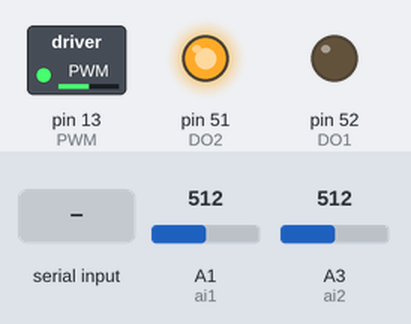
Bench run of a sketch on a simulated Arduino Mega 2560, built with avr-gcc and run on an emulated ATmega2560. On the bench: switched loads named in the sketch (green lamp = pin HIGH), output pins drawn as LEDs (lit = HIGH). The test bench sets the inputs (shaded band); at power-on: A1 (ai1) = 512, A3 (ai2) = 512. What the sketch prints to the serial monitor is not drawn.

Above: at 1.2 s.
1.3 s: "o50,20,0.5\n" received over Serial
At 1.91 s:
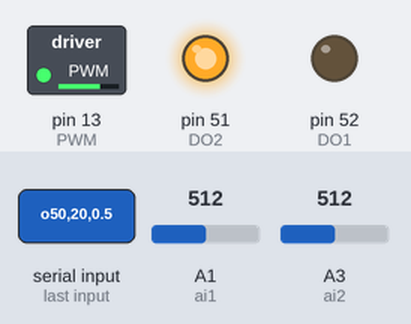
4.3 s: "e\n" received over Serial
At 6.91 s:
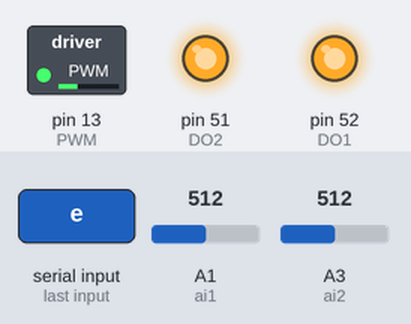
7.3 s: "c90\n" received over Serial
8.8 s: "d\n" received over Serial
At 9.2 s:
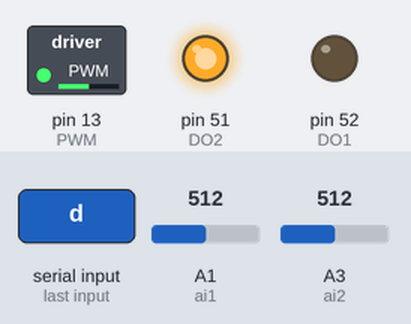
10.3 s: "c,45\n" received over Serial
At 11.6 s:
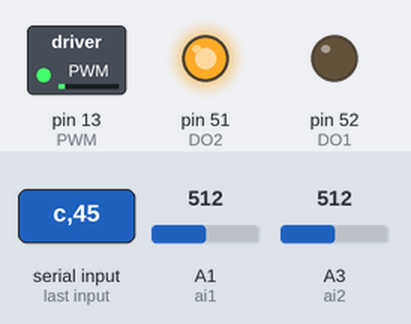
Timing chart, 0 to 13.3 s (numbered marks = the images above; inputs shaded):
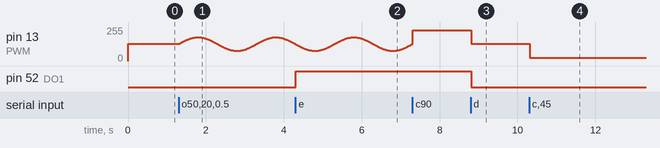

The sketch:

PWM_full_v4.ino
```cpp
// =====================================================================
// PWM_full_v4.ino -- Chipiron Arduino Mega firmware (v4). /!\  LORA not tested.
// v4: new command r<mean>,<amp0>,<amp1>,<freq>,<T>[,<shape>] = continuous amplitude sweep (see below);
//     command buffers enlarged from 32 to 64 characters.
//     TUNABLE telemetry rate: #define TELEM_PERIOD_MS below (250 = old 4 Hz, 10 = 100 Hz). One 4-byte frame per period,
//     b2 bit 7 = start-of-frame flag, so the PC decodes ANY period from the bytes alone. Type the same number in
//     chipiron_session_v6.py (asked at start) / chipiron_decode_v4.py (TELEM_PERIOD_MS).
//
// One firmware, two modes chosen at run time (no re-upload needed):
//   mc -> CONSTANT mode    accepts c<duty>; rest duty 10 %  (0 rpm with a UNIPOLAR ESCON config:
//                          10 % -> 0 rpm, 90 % -> +R rpm)
//   mo -> OSCILLATION mode accepts c<duty>, o<mean>,<amp>,<freq>; rest duty 50 %
//                          (0 rpm with the BIPOLAR ESCON config: 10 % -> -R, 50 % -> 0, 90 % -> +R rpm,
//                          e.g. parameters_Sep26.edc with R = 800)
// !! The ESCON configuration must match the mode, otherwise the rest duty does NOT give 0 rpm.
//
// START
//     - START_ENABLED 0: at power-up / reset the ESCON enable line (DO1) is LOW (motor disabled, coasting);
//     - DEFAULT_MODE is MODE_OSCILLATION (bipolar, the current .edc);
//     - sending "mc" or "mo" selects the mode, writes its rest duty and THEN enables the motor (arming);
//     - "e" enables without changing mode (use only if you know the duty/mode are right).
//
// Commands (text, from USB serial = the phone, e.g. /usb-cmd/mo, and/or from LoRa):
//   mc | mo                 select mode (constant / oscillation), go to its rest duty, enable the motor
//   c<duty>                 constant duty in %, decimals accepted, e.g. c50  c60.5   (both modes)
//   o<mean>,<amp>,<freq>    sine: duty in %, freq in Hz, e.g. o50,20,0.5      (oscillation mode only)
//   r<mean>,<amp0>,<amp1>,<freq>,<T>[,<shape>]
//                           continuous amplitude sweep (oscillation mode only): sine of frequency <freq> Hz around
//                           <mean> % whose amplitude goes from <amp0> % to <amp1> % in <T> seconds, computed at
//                           100 Hz (shape 0 = linear (default), 1 = geometric/log, needs amp0, amp1 > 0).
//                           After T the sine keeps running at <amp1> until x / c / o. Invalid values: ignored.
//                           e.g. r50.00,2.50,30.00,0.1000,600.0,1
//   x                       stop: back to the rest duty of the current mode (both modes)
//   e                       enable the ESCON (DO1 HIGH)
//   d                       disable the ESCON: duty back to rest, then DO1 LOW (motor coasts, NO braking:
//                           send x and wait for the ramp first if you want a controlled stop)
//   Examples:  mo   c60.0   o50.00,20.00,0.2000   r50,2.5,30,0.1,600,1   x   d   e
//
// Telemetry (USB serial): ONE 4-byte frame every TELEM_PERIOD_MS ms (see the define above):
//   b1 = ADC(A1) & 0xFF, b2 = (ADC(A1) >> 4) | 0x80, b3 = ADC(A2) & 0xFF, b4 = ADC(A2) >> 4
//   bit 7 of b2 = START-OF-FRAME FLAG (b2 itself is < 64), so the PC finds the frames from the bytes alone,
//   whatever the period.  decode: adc = ((b2 & 0x7F) << 4) | (b1 & 0x0F)     (see chipiron_decode_v4.py)
//   (files recorded with the old firmware have no flag: chipiron_decode_v4.py recognises them automatically)
//   A1 = ESCON AO1, A2 = ESCON AO2. With the .edc files used so far AO1 = actual SPEED, AO2 = actual CURRENT.
//
// Resolution: analogWrite is 8 bit -> duty steps of 100/255 = 0.39 % (~7.8 rpm with 20 rpm/%).
//
// Pins: PWM 13 -> ESCON digital input 1 (PWM set value), DO1 52 -> ESCON digital input 2 (enable),
//       DO2 51 -> direction (ignored by the ESCON as configured), A1 / A2 <- ESCON analog outputs.
// Used with: chipiron_session_v6.py, chipiron_run_v4.py, chipiron_oscillate_v4.py, chipiron_amp_sweep_v4.py, mobile_v3.py (usb ...).
// =====================================================================

// ---------------- user switches ----------------
#define MODE_CONSTANT    0
#define MODE_OSCILLATION 1
#define DEFAULT_MODE MODE_OSCILLATION  // mode at power-up / reset: bipolar (current .edc); change with "mc" / "mo"
#define START_ENABLED 0     // 0 = ESCON disabled (DO1 LOW) until "mc" / "mo" / "e" is received; 1 = enabled at boot
#define USE_LORA 0          // 1 = also accept commands received by a Grove LoRa module on Serial1
#define LORA_ID_MOTOR  2    // this board's id in LoRa frames
#define LORA_ID_LAPTOP 1    // id of the laptop-side bridge (lora_tx_bridge.ino)
#define USE_ACK 1           // 1 = send an acknowledgement frame after each LoRa command
#define REST_DUTY_CONST 10.0   // constant mode: duty (%) giving 0 rpm for the unipolar mapping
#define REST_DUTY_OSC   50.0   // oscillation mode: duty (%) giving 0 rpm for bipolar config
#define TELEM_PERIOD_MS 10     // telemetry period [ms]: 250 = 4 Hz (old rate), 10 = 100 Hz, 5 = 200 Hz. Minimum 2.
                               // >>> use the SAME number in chipiron_session_v6.py / chipiron_decode_v4.py <<<
#if TELEM_PERIOD_MS < 2
  #error "TELEM_PERIOD_MS must be >= 2 ms (4 bytes at 115200 baud + 2 analogRead need ~1 ms)"
#endif
// -----------------------------------------------

#include <math.h>
#include <stdlib.h>
#include <string.h>
#include <stdio.h>

#if USE_LORA
  #include <RH_RF95.h>                        // Grove LoRa library used in the BoxCo files
  RH_RF95<HardwareSerial> rf95(Serial1);      // Mega: Serial1 = pins 18 (TX1) / 19 (RX1)
  #define LORA_HEADER "HCHIP"                 // different from BoxCo's "HBXCO" on purpose
  #define LORA_ENDER  "ECHIP"
  #define LORA_FRAMES_BEFORE_REINIT 10        // BoxCo_Server re-inits the module every 10 frames
  uint8_t loraFrames = 0;
  bool loraOK = false;
  unsigned long lastLoraTry = 0;
#endif

#define PWM 13               // PWM output -> ESCON digital input 1 (PWM set value)
#define DO1 52               // ESCON enable (digital input 2)
#define DO2 51               // direction pin (ignored by ESCON as configured)

const int ai1 = A1;          // first analog telemetry channel (ESCON AO1 = actual speed in our .edc files)
const int ai2 = A3;          // second analog telemetry channel (ESCON AO2 = actual current in our .edc files)
// Wiring: A1 <- AO1 (speed), A2 <- AO2 (current), functions as set in the .edc (checked 2026-11-08 on recorded data; re-check if rewired).

const float DUTY_MIN = 10.0; // ESCON PWM input only accepts 10..90 %
const float DUTY_MAX = 90.0;

// ---- mode state ----
uint8_t mode = DEFAULT_MODE;
float restDuty = (DEFAULT_MODE == MODE_CONSTANT) ? REST_DUTY_CONST : REST_DUTY_OSC;
bool motorEnabled = (START_ENABLED != 0);   // "e" / "d" / "mc" / "mo" commands; DO1 follows this flag

// ---- wave state ----
float meanDuty = restDuty;   // %
float ampDuty  = 0.0;        // %
float freqHz   = 0.0;        // Hz
float phase    = 0.0;        // rad
unsigned long lastWave = 0;

// ---- amplitude sweep state (command r) ----
bool  sweepActive = false;
float sweepA0 = 0.0, sweepA1 = 0.0;   // start / end amplitude (% duty)
float sweepDur = 1.0;                 // s
float sweepT = 0.0;                   // s elapsed since the r command
bool  sweepLog = false;
const unsigned long WAVE_PERIOD_MS = 10;     // duty updated at 100 Hz

// ---- telemetry (non-blocking timing, one frame per TELEM_PERIOD_MS) ----
unsigned long telemT0 = 0;

void writeDuty(float duty) {
  duty = constrain(duty, DUTY_MIN, DUTY_MAX);
  analogWrite(PWM, (int)(duty * 255.0 / 100.0 + 0.5));   // ~0.39 % resolution
}

void clampWave() {
  meanDuty = constrain(meanDuty, DUTY_MIN, DUTY_MAX);
  float room = min(meanDuty - DUTY_MIN, DUTY_MAX - meanDuty);
  ampDuty = constrain(ampDuty, 0.0, room);   // mean +/- amp must stay inside 10..90 %
  if (freqHz < 0) freqHz = 0;
}

// Select the mode and go back to its rest duty.
void setMode(uint8_t m) {
  mode = m;
  restDuty = (mode == MODE_CONSTANT) ? REST_DUTY_CONST : REST_DUTY_OSC;
  meanDuty = restDuty;
  ampDuty = 0.0;
  freqHz = 0.0;
  phase = 0.0;
  sweepActive = false;
  clampWave();
}

// Execute one command string such as "mo", "c50", "o50,20,0.5", "x", "e" or "d".
void applyCommand(char *s) {
  // Strip trailing newline or carriage return characters safely
  int len = strlen(s);
  while (len > 0 && (s[len - 1] == '\r' || s[len - 1] == '\n')) {
    s[len - 1] = '\0';
    len--;
  }

  // Tolerate URL-encoded commas ("%2C") if the phone server doesn't decode them
  char *p;
  while ((p = strstr(s, "%2C")) != NULL || (p = strstr(s, "%2c")) != NULL) {
    *p = ',';
    memmove(p + 1, p + 3, strlen(p + 3) + 1);
  }

  if (s[0] == 'm') {
    if (s[1] == 'c' || s[1] == 'o') {
      setMode(s[1] == 'c' ? MODE_CONSTANT : MODE_OSCILLATION);
      writeDuty(restDuty);               // rest duty on the PWM pin BEFORE the ESCON is enabled
      motorEnabled = true;               // arming: the mode is now known
    }
  }
  else if (s[0] == 'c') {
    sweepActive = false;
    meanDuty = atof(s + 1);
    ampDuty = 0.0;
    freqHz = 0.0;
    clampWave();
  }
  else if (s[0] == 'o' && mode == MODE_OSCILLATION) {   // ignored in constant mode
    sweepActive = false;
    char *tok = strtok(s + 1, ",");
    if (tok) meanDuty = atof(tok);
    tok = strtok(NULL, ",");
    if (tok) ampDuty = atof(tok);
    tok = strtok(NULL, ",");
    if (tok) freqHz = atof(tok);
    phase = 0.0;                         // start at the mean value, going up
    clampWave();
  }
  else if (s[0] == 'r' && mode == MODE_OSCILLATION) {   // amplitude sweep, ignored in constant mode
    float m = meanDuty, a0 = 0, a1 = 0, f = 0, T = 0;
    int shape = 0;
    char *tok = strtok(s + 1, ",");
    if (tok) m = atof(tok);
    tok = strtok(NULL, ",");  if (tok) a0 = atof(tok);
    tok = strtok(NULL, ",");  if (tok) a1 = atof(tok);
    tok = strtok(NULL, ",");  if (tok) f = atof(tok);
    tok = strtok(NULL, ",");  if (tok) T = atof(tok);
    tok = strtok(NULL, ",");  if (tok) shape = atoi(tok);
    if (f > 0.0 && T > 0.0 && a0 >= 0.0 && a1 >= 0.0) {   // otherwise the command is ignored
      meanDuty = constrain(m, DUTY_MIN, DUTY_MAX);
      float room = min(meanDuty - DUTY_MIN, DUTY_MAX - meanDuty);
      sweepA0 = constrain(a0, 0.0, room);
      sweepA1 = constrain(a1, 0.0, room);
      freqHz = f;
      sweepDur = T;
      sweepT = 0.0;
      sweepLog = (shape == 1 && sweepA0 > 0.0 && sweepA1 > 0.0);
      ampDuty = sweepA0;
      phase = 0.0;                       // start at the mean value, going up
      sweepActive = true;
    }
  }
  else if (s[0] == 'x') {
    sweepActive = false;
    meanDuty = restDuty;
    ampDuty = 0.0;
    freqHz = 0.0;
  }
  else if (s[0] == 'e') {                // enable the motor
    motorEnabled = true;
  }
  else if (s[0] == 'd') {                // disable the motor, with the command back at rest
    sweepActive = false;
    meanDuty = restDuty;
    ampDuty = 0.0;
    freqHz = 0.0;
    motorEnabled = false;
  }
}

void readSerialCommands() {
  if (!Serial.available()) return;
  delay(10);                                  // let the rest of the message arrive
  char rec[64];
  int i = 0;
  while (Serial.available() && i < 63) rec[i++] = Serial.read();
  rec[i] = '\0';
  while (Serial.available()) Serial.read();  // drop excess buffer junk
  applyCommand(rec);
}

#if USE_LORA
void loraInit() {
  loraOK = rf95.init();
  if (loraOK) rf95.setFrequency(868.0);
  lastLoraTry = millis();
}

void loraAck(const char *cmd) {
#if USE_ACK
  char m[10], a[10], f[10], frame[128];
  dtostrf(meanDuty, 1, 2, m);
  dtostrf(ampDuty, 1, 2, a);
  dtostrf(freqHz, 1, 4, f);
  snprintf(frame, sizeof(frame), "%s\t%d\t%d\t1\tOK %s m=%s a=%s f=%s\t%s",
           LORA_HEADER, LORA_ID_LAPTOP, LORA_ID_MOTOR, cmd, m, a, f, LORA_ENDER);
  rf95.send((uint8_t *)frame, strlen(frame));
  rf95.waitPacketSent();
#endif
}

void pollLora() {
  if (!loraOK) {
    if (millis() - lastLoraTry > 5000) loraInit();
    return;
  }
  if (!rf95.available()) return;
  uint8_t buf[RH_RF95_MAX_MESSAGE_LEN];
  uint8_t len = sizeof(buf);
  if (!rf95.recv(buf, &len)) return;
  if (len >= sizeof(buf)) len = sizeof(buf) - 1;
  buf[len] = '\0';

  char *tok = strtok((char *)buf, "\t");
  if (!tok || strcmp(tok, LORA_HEADER) != 0) return;
  tok = strtok(NULL, "\t");
  if (!tok || atoi(tok) != LORA_ID_MOTOR) return;
  strtok(NULL, "\t");
  strtok(NULL, "\t");
  char *cmdTok = strtok(NULL, "\t");
  char *endTok = strtok(NULL, "\t");
  if (!cmdTok || !endTok || strcmp(endTok, LORA_ENDER) != 0) return;

  char cmd[64];
  strncpy(cmd, cmdTok, sizeof(cmd) - 1);
  cmd[sizeof(cmd) - 1] = '\0';
  applyCommand(cmd);
  loraAck(cmdTok);

  if (++loraFrames >= LORA_FRAMES_BEFORE_REINIT) {
    loraFrames = 0;
    loraInit();
  }
}
#endif

void waveUpdate(unsigned long now) {
  if (now - lastWave < WAVE_PERIOD_MS) return;
  float dt = (now - lastWave) / 1000.0;
  lastWave = now;

  if (sweepActive) {                        // amplitude envelope (continuous sweep)
    sweepT += dt;
    float u = sweepT / sweepDur;
    if (u >= 1.0) { u = 1.0; sweepActive = false; }   // end: amplitude stays at sweepA1
    ampDuty = sweepLog ? sweepA0 * pow(sweepA1 / sweepA0, u) : sweepA0 + (sweepA1 - sweepA0) * u;
  }
  if (ampDuty > 0.0 && freqHz > 0.0) {
    phase += 2.0 * PI * freqHz * dt;
    while (phase >= 2.0 * PI) phase -= 2.0 * PI;
    writeDuty(meanDuty + ampDuty * sin(phase));
  } else {
    writeDuty(meanDuty);
  }
}

// Telemetry: one frame every TELEM_PERIOD_MS. Both channels are read back to back (same instant).
void telemetry(unsigned long now) {
  if (now - telemT0 < TELEM_PERIOD_MS) return;
  telemT0 += TELEM_PERIOD_MS;
  if (now - telemT0 >= TELEM_PERIOD_MS) telemT0 = now;   // fell behind (e.g. delay() while reading a command): resync, no burst
  int a1 = analogRead(ai1);                              // A1 = SPEED   (ESCON AO1)
  int a2 = analogRead(ai2);                              // A2 = CURRENT (ESCON AO2)
  uint8_t frame[4] = { (uint8_t)(a1 & 0xFF), (uint8_t)((a1 >> 4) | 0x80),   // bit 7 = start-of-frame flag
                       (uint8_t)(a2 & 0xFF), (uint8_t)(a2 >> 4) };
  Serial.write(frame, 4);
}

void setup() {
  Serial.begin(115200);
  pinMode(PWM, OUTPUT);
  pinMode(DO1, OUTPUT);
  pinMode(DO2, OUTPUT);
  digitalWrite(DO1, motorEnabled ? HIGH : LOW);   // enable only if START_ENABLED
  digitalWrite(DO2, HIGH);
  writeDuty(restDuty);
#if USE_LORA
  loraInit();
#endif
}

void loop() {
  unsigned long now = millis();
  readSerialCommands();
#if USE_LORA
  pollLora();
#endif
  waveUpdate(now);
  telemetry(now);

  // Keep the ESCON enable line in the state requested by "e" / "d" (enabled by default)
  digitalWrite(DO1, motorEnabled ? HIGH : LOW);
  digitalWrite(DO2, HIGH);
}
```

Measured:
- after the input at 4.3 s, pin 52 (DO1): LOW → HIGH at once
- after the input at 8.8 s, pin 13 (PWM): 230/255 → 128/255 at once; pin 52 (DO1): HIGH → LOW at once
- after the input at 10.3 s, pin 13 (PWM): 128/255 → 26/255 at once
